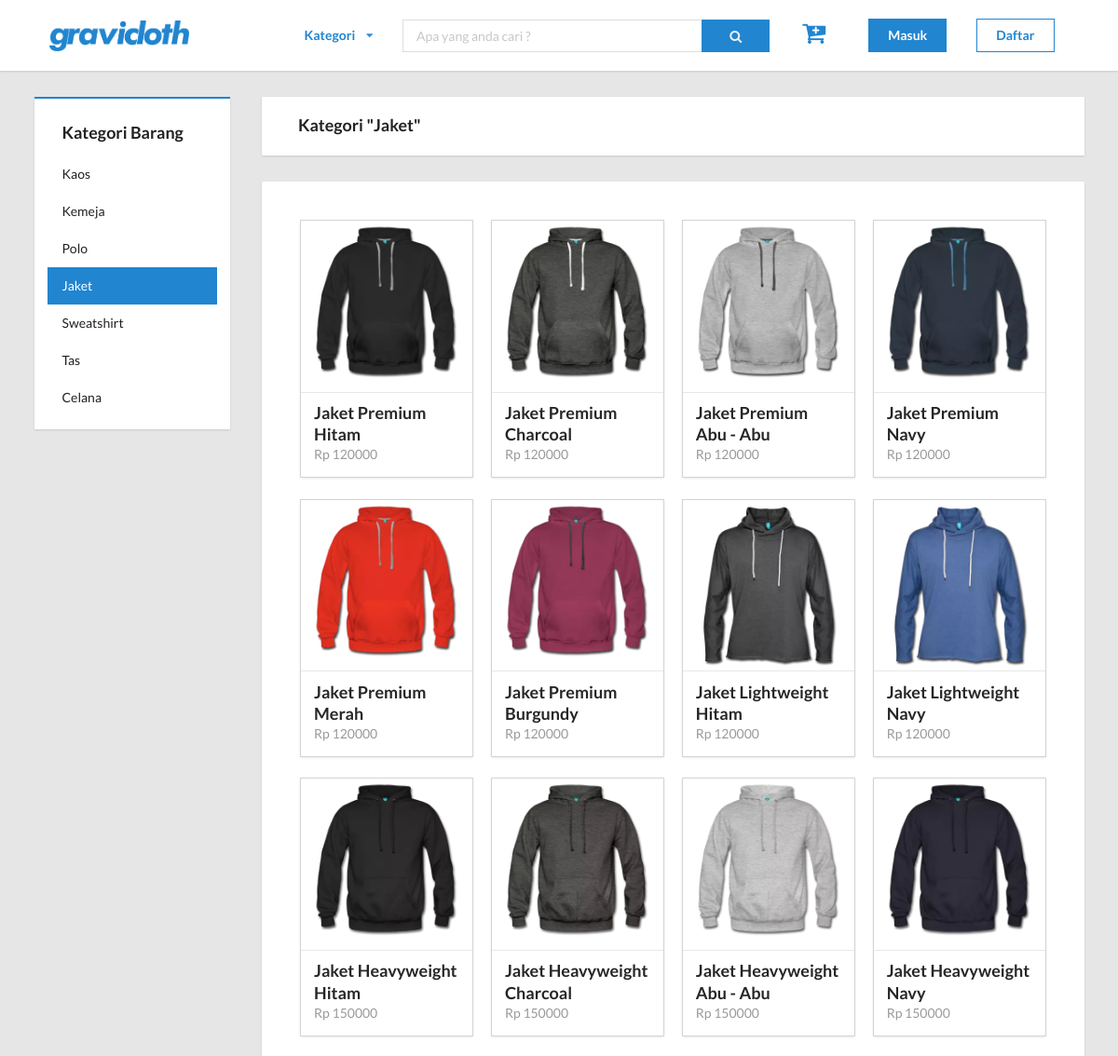
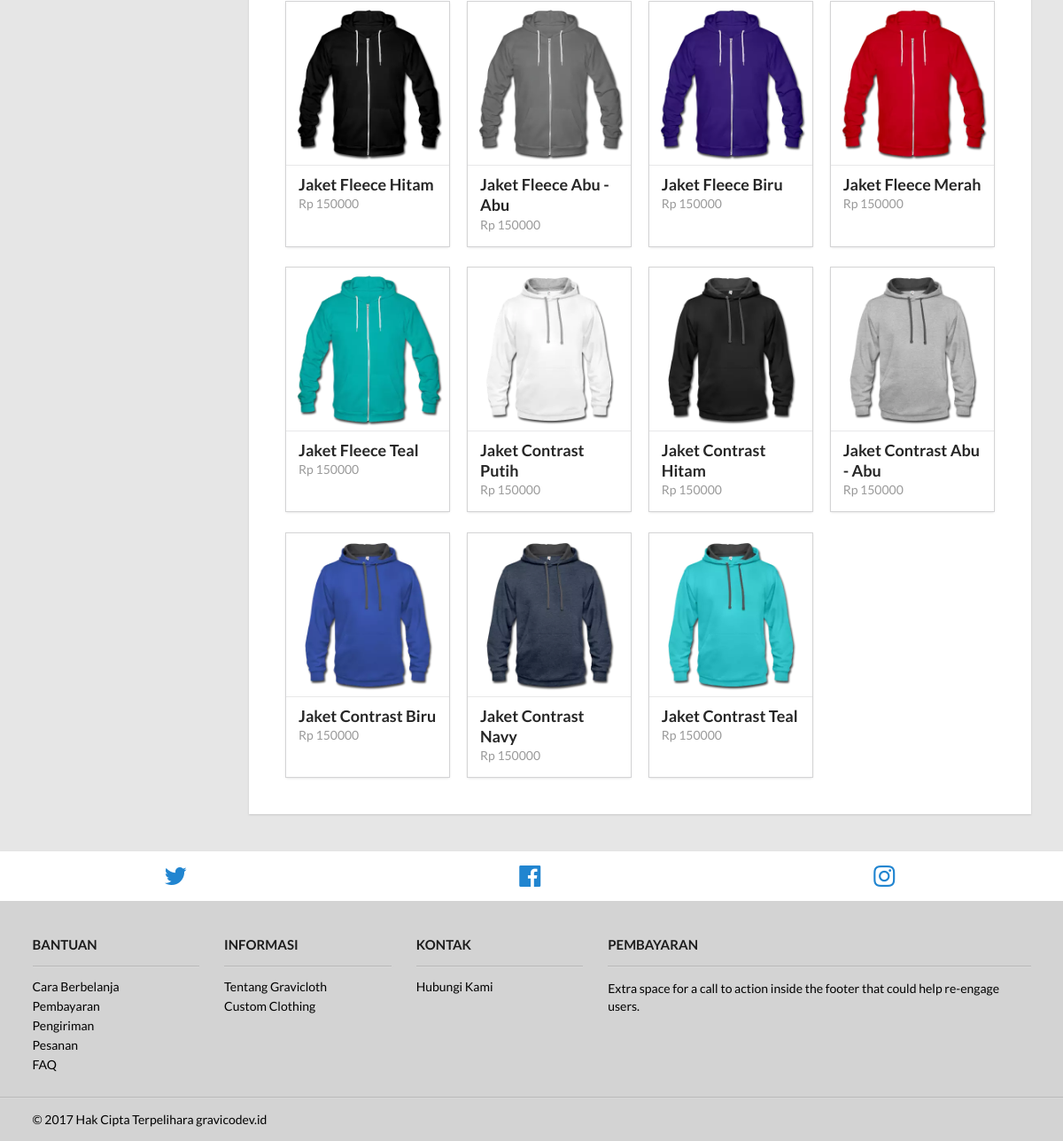
Screenshot of /?p=jaket with the database file from the repository (2 pictures, top to bottom).
### tables this page shows
CREATE TABLE `product_category` (
  `id_category` int(11) NOT NULL,
  `category_name` varchar(20) NOT NULL
);

CREATE TABLE `product` (
  `id_product` int(11) NOT NULL,
  `id_category` int(11) NOT NULL,
  `product_image` varchar(255) NOT NULL,
  `product_name` varchar(50) NOT NULL,
  `product_description` text NOT NULL,
  `id_color` int(11) NOT NULL,
  `stock` int(11) NOT NULL,
  `price` int(11) NOT NULL,
  `created_at` timestamp NOT NULL DEFAULT CURRENT_TIMESTAMP ON UPDATE CURRENT_TIMESTAMP
);

### layout/content-category.php (the view, shortened to what this page needs)
<section class="category-top-section">
    <div class="ui container">
        <div class="ui stackable grid">
            <div class="three wide column">
                <div class="category-section">
                    <div class="ui vertical borderless menu square" id="category">
                        <div class="item">
                            <div class="ui header">
                                Kategori Barang
                            </div>
                        </div>
                        <?php
                            $pdo = Database::connect();
                            $sql = 'SELECT id_category, category_name FROM product_category ORDER BY id_category ASC';
                            foreach ($pdo->query($sql) as $row){
                                if (strtolower($row['category_name']) == $cat_selected){
                                    $id_category = $row['id_category'];
                                    $category = $row['category_name'];
                                    echo '<a class="item active kategori" href="?p='.$cat_selected.'">'.$row['category_name'].'</a>';
                                }
                                else {
                                    echo '<a class="item kategori" href="?p='.strtolower($row['category_name']).'">'.$row['category_name'].'</a>';
                                }
                            }
                        ?>
                    </div>
                </div>
            </div>
            <div class="thirteen wide column">
                <div class="title-product-section">
                    <section class="ui padded segment square">
                        <div class="ui container">
                            <div class="ui header" id="title-kategori">
                                <?php
                                    echo 'Kategori "'.$category.'"';
                                ?>
                            </div>
                        </div>
                    </section>
                    <section class="ui very padded segment square" id="list-item">
                        <div class="ui container">
                            <div class="ui four stackable cards">
                                <?php
                                    $pdo = Database::connect();
                                    $sql = 'SELECT p.id_product, p.product_image, p.product_name, p.price FROM product p WHERE p.id_category = ? ORDER BY id_product ASC';
                                    $q = $pdo->prepare($sql);
                                    if ($q->execute(array($id_category))){
                                        foreach ($q as $row){
                                            echo '<div class="card">';
                                            echo '<a class="image" href="?p=content-detail">
                                                <img src="'.$row['product_image'].'">
                                            </a>';
                                            echo '<div class="content">
                                                    <a class="header" href="?p=content-detail">'.$row['product_name'].'</a>
                                                    <div class="meta">
                                                        <a href="?p=content-detail">'.'Rp '.$row['price'].'</a>
                                                    </div>
                                                </div>';
                                            echo '</div>';
                                        }
                                    }
                                ?>
                            </div>
                        </div>
                    </section>
                </div>
            </div>
        </div>
    </div>
</section>

### public/css/app.css (style rules this page uses)
.ui.square { border-radius: 0; border: 0; }
.ui.card, .ui.cards > .card { border: none; border-radius: 0; }
.ui.card .image, .ui.cards > .card .image { background: transparent; }
.ui.vertical.menu > .item:last-child { border-radius: 0 0 0 0; }
.ui.vertical.menu .active.item { background: #2185D0; color: white; }
body { background: #e6e6e6; background-color: #e6e6e6; }
.category-top-section { margin-top: 2em; }
#category { padding: 1em; border-top: solid 2px #2185D0; }
.title-product-section { margin-left: 2em; }
#title-kategori { padding-left: 1em; }
#list-item { margin-top: 2em; margin-bottom: 3em; }

### rows the page displays
product_category: category_name "Kaos"
product_category: category_name "Kemeja"
product_category: category_name "Polo"
product_category: category_name "Jaket"
product_category: category_name "Sweatshirt"
product_category: category_name "Tas"
product_category: category_name "Celana"
product: product_image (picture), product_name "Jaket Premium Hitam", price "120000"
product: product_image (picture), product_name "Jaket Premium Charcoal", price "120000"
product: product_image (picture), product_name "Jaket Premium Abu - Abu", price "120000"
product: product_image (picture), product_name "Jaket Premium Navy", price "120000"
product: product_image (picture), product_name "Jaket Premium Merah", price "120000"
product: product_image (picture), product_name "Jaket Premium Burgundy", price "120000"
product: product_image (picture), product_name "Jaket Lightweight Hitam", price "120000"
product: product_image (picture), product_name "Jaket Lightweight Navy", price "120000"
product: product_image (picture), product_name "Jaket Heavyweight Hitam", price "150000"
product: product_image (picture), product_name "Jaket Heavyweight Charcoal", price "150000"
product: product_image (picture), product_name "Jaket Heavyweight Abu - Abu", price "150000"
product: product_image (picture), product_name "Jaket Heavyweight Navy", price "150000"
product: product_image (picture), product_name "Jaket Fleece Hitam", price "150000"
product: product_image (picture), product_name "Jaket Fleece Abu - Abu", price "150000"
product: product_image (picture), product_name "Jaket Fleece Biru", price "150000"
product: product_image (picture), product_name "Jaket Fleece Merah", price "150000"
product: product_image (picture), product_name "Jaket Fleece Teal", price "150000"
product: product_image (picture), product_name "Jaket Contrast Putih", price "150000"
product: product_image (picture), product_name "Jaket Contrast Hitam", price "150000"
product: product_image (picture), product_name "Jaket Contrast Abu - Abu", price "150000"
product: product_image (picture), product_name "Jaket Contrast Biru", price "150000"
product: product_image (picture), product_name "Jaket Contrast Navy", price "150000"
product: product_image (picture), product_name "Jaket Contrast Teal", price "150000"
